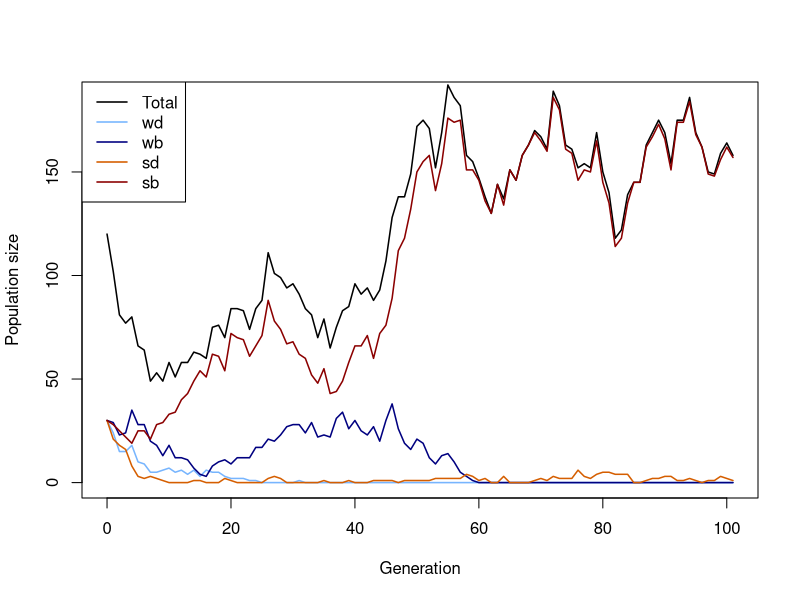

This figure's R source: (Note: this script raises an error after producing the figure.)
## ---- chunk 1
# Function for simulating one Generation in the Population
# adding the population sizes, decay rates, seleection coefficients and mutation rates
simulate_one_gen <- function(N_wd, N_wb, N_sd, N_sb, decay_rate_wm, decay_rate_sm, s_wm, s_sm, m_rate_wm, m_rate_sm) {
  
  # draw Offspring according to Poisson Distribution
  # altered so all four different mutations are considered 
  # for deleterious mutations the s is calculated minus (negative effect) and for the beneficial muation the s is added (positive effect)
  
  offsp_wd <- rpois(1, N_wd * (1-decay_rate_wm-s_wm))
  offsp_wb <- rpois(1, N_wb * (1-decay_rate_wm+s_wm))
  offsp_sd <- rpois(1, N_sd * (1-decay_rate_sm-s_sm))
  offsp_sb <- rpois(1, N_sb * (1-decay_rate_sm+s_sm))
  
  # draw changing Mutants according to Poisson Distribution
  # alterations considering the for different mutations 
  
  mut_wd_to_wb <- rpois(1, offsp_wd * m_rate_wm)
  mut_sd_to_sb <- rpois(1, offsp_sd * m_rate_sm)
  mut_wb_to_wd <- rpois(1, offsp_wb * m_rate_wm)
  mut_sb_to_sd <- rpois(1, offsp_sb * m_rate_sm)
  
  # determine new Population Sizes of all four Mutants (2 versions of weak Mutations   and 2   versions of strong Mutations)
  # to account for back mutations as well (beneficial to deleterious), mutations rates for these cases are added (mut_b_to_d)
  
  N_wd_new <- max(offsp_wd - mut_wd_to_wb+ mut_wb_to_wd,0)
  N_wb_new <- max(offsp_wb - mut_wb_to_wd+ mut_wd_to_wb,0)
  N_sd_new <- max(offsp_sd - mut_sd_to_sb+ mut_sb_to_sd,0)
  N_sb_new <- max(offsp_sb - mut_sb_to_sd+ mut_sd_to_sb,0)
  
  # with the return function, the new values for population sizes are stored
  
   # Rückgabe: neue Populationsgrößen UND Mutationszahlen
  return(list(
    N_wd_new = N_wd_new,
    N_wb_new = N_wb_new,
    N_sd_new = N_sd_new,
    N_sb_new = N_sb_new,
    mut_wb_to_wd = mut_wb_to_wd,
    mut_wd_to_wb = mut_wd_to_wb,
    mut_sb_to_sd = mut_sb_to_sd,
    mut_sd_to_sb = mut_sd_to_sb
  ))
}
  # with print we visualize the 4 numbers we get for the population sizes, we simulate the population by setting our parameters to certain values 


print(simulate_one_gen(N_wd=50, N_wb=50, N_sd=50, N_sb=50, decay_rate_wm=0, decay_rate_sm=0, s_wm=0, s_sm=0, m_rate_wm=0.005, m_rate_sm=0.005))
## ---- chunk 2
# Simulation runs until the 100th Generation

max_gen=1000

#With this function we simulate over generations, we put initial population sizes of the four mutations, with the parameter max_gen we determine that our simulation maximally runs until the 100th geneeration

simulate_pop <- function(init_wd, init_wb,  init_sd, init_sb, decay_rate_wm, decay_rate_sm, s_wm, s_sm, m_rate_wm, m_rate_sm, max_gen) {
  
  # Create the Vector in which to save the Results
  
  pop_vector <- c(init_wd,init_wb, init_sd, init_sb)
  
  # initiate the variables
  
  pop_new <- c(init_wd, init_wb, init_sd, init_sb)
  
   # Neue Zähler für Mutationswechsel
  count_wb_to_wd <- 0
  count_wd_to_wb <- 0
  count_sb_to_sd <- 0
  count_sd_to_sb <- 0
  total_mut_events <- 0
  
  # run the Simulation until Generation max_gen
  
  for (i in 1:(max_gen + 1)) {
    
    # redefine the current Population one Generation later
    
    results <- simulate_one_gen(pop_new[1],pop_new[2],pop_new[3],pop_new[4], decay_rate_wm, decay_rate_sm, s_wm, s_sm, m_rate_wm, m_rate_sm)
    
    # add the new Population Sizes to the Output Vector
    pop_new <- c(results$N_wd_new, results$N_wb_new, results$N_sd_new, results$N_sb_new)
    pop_vector <- rbind(pop_vector,pop_new)
    
     # Mutationstracking
    count_wb_to_wd <- count_wb_to_wd + results$mut_wb_to_wd
    count_wd_to_wb <- count_wd_to_wb + results$mut_wd_to_wb
    count_sb_to_sd <- count_sb_to_sd + results$mut_sb_to_sd
    count_sd_to_sb <- count_sd_to_sb + results$mut_sd_to_sb
    total_mut_events <- total_mut_events + results$mut_wb_to_wd + results$mut_wd_to_wb +
      results$mut_sb_to_sd + results$mut_sd_to_sb
      
    # Condition to stop the Simulation before max_gen: either the Population exceeds 10 Times the Original Population Size, or it goes extinct
    
    if ((sum(pop_new) >= 10 * sum(c(init_wd, init_wb, init_sd, init_sb))) || sum(pop_new) == 0)
      break

}
  
  # Define the Row and Column Names of the Output Vector
  rownames(pop_vector) <- (0:max_gen)[1:length(pop_vector[,1])] 
  
  # the colom-names in our vectors are according to our mutations (wd, wb, sd, sb)
  
  colnames(pop_vector) <- c("wd","wb", "sd", "sb")
  
    # Prozentuale Häufigkeiten berechnen
  if (total_mut_events > 0) {
    freq_wb_to_wd <- 100 * count_wb_to_wd / total_mut_events
    freq_wd_to_wb <- 100 * count_wd_to_wb / total_mut_events
    freq_sb_to_sd <- 100 * count_sb_to_sd / total_mut_events
    freq_sd_to_sb <- 100 * count_sd_to_sb / total_mut_events
  } else {
    freq_wb_to_wd <- freq_wd_to_wb <- freq_sb_to_sd <- freq_sd_to_sb <- 0
  }
  
  # Rückgabe wie bisher + neue Statistik
  return(list(
    population = pop_vector,
    switch_stats = data.frame(
      wb_to_wd = freq_wb_to_wd,
      wd_to_wb = freq_wd_to_wb,
      sb_to_sd = freq_sb_to_sd,
      sd_to_sb = freq_sd_to_sb
    )
  ))
}
  



# Test the Function and plot the Result

max_gen <- 100

# Simulation Data with certain values determined

output <- simulate_pop(init_wd=30, init_wb=30,  init_sd=30, init_sb=30, decay_rate_wm=0.1, decay_rate_sm=0.2, s_wm=0.1, s_sm=0.2, m_rate_wm=0.003, m_rate_sm=0.005,max_gen)

# show the last few Lines of the Data Table

print(tail(output))

# plot the Output 

# population-Matrix extrahieren
pop_matrix <- output$population

# Prozentuale Häufigkeiten der Mutationswechsel
switch_stats <- output$switch_stats
print(switch_stats)

# Plot der Populationsgrößen über die Generationen
x_range <- 0:(nrow(pop_matrix)-1)

# Gesamtpopulation
plot(x_range, pop_matrix[,1] + pop_matrix[,2] + pop_matrix[,3] + pop_matrix[,4],
     type='l', ylim=c(0,max(pop_matrix)), xlab="Generation", ylab="Population size",
     col="black", lwd=1.5)

# Einzelne Mutanten hinzufügen
lines(x_range, pop_matrix[,1], col="#77b5fe", lwd=1.5) # wd
lines(x_range, pop_matrix[,2], col="navyblue", lwd=1.5) # wb
lines(x_range, pop_matrix[,3], col="#D55E00", lwd=1.5) # sd
lines(x_range, pop_matrix[,4], col="darkred", lwd=1.5) # sb

# Legende
legend("topleft",
       legend=c("Total","wd","wb","sd","sb"),
       col=c("black","#77b5fe","navyblue","#D55E00","darkred"),
       lty=1, lwd=1.5)

# Beispiel: Ausgabe der Prozentzahlen für Mutationswechsel
cat("\nProzentuale Häufigkeiten der Wechsel:\n")
print(switch_stats)
# determine x axis Range 

x_range <- 0:(length(output$population[,1])-1)

# this plots the total Population Size-black line visible in the plot

plot(x_range,output[,1]+output[,2]+output[ ,3]+output[ ,4],type='l',ylim=c(0,max(output[,1]+output[,2]+output[ ,3]+output[ ,4])),xlab =  "Generation",ylab = "Population size")

# add Number of wd Individuals
lines(x_range,output[,1], col="#77b5fe")

# add Number of wb Individuals
lines(x_range,output[,2], col="navyblue")

# add Number of sd Individuals
lines(x_range,output[,3], col="#D55E00")

# add Number of sb Individuals
lines(x_range,output[,4], col="darkred")

# add Legend in the top-left corner
legend("topleft",
       legend=c("Weak deleterious","Weak beneficial","Strong deleterious","Strong beneficial"),
       col=c("#77b5fe","navyblue","#D55E00","darkred"), lty=1, lwd=1.5)





## ---- chunk 3
# code for plotting the result of different populations in one plot
init_wd <- 30
init_wb <- 30
init_sd <- 30
init_sb <- 30
m_rate_wm <- 0.002 # approximately 0.4
m_rate_sm <- 0.003 # approximately 0.6
decay_rate_wm <- 0.1
decay_rate_sm <- 0.2
s_wm <- 0.1
s_sm <- 0.2
max_gen <- 1000
replicates <- 30


# defining Data Frame to save one Row (Population Size for multiple Generations until max_gen) after one Loop
temp_output <- data.frame(array(NA, dim = c(0,max_gen)))
# defining Data Frame to save all Results from Loop
final_output <- data.frame(array(NA, dim = c(replicates,max_gen)))
# defining a Set of colors in order to color each Line differently
lines_colors <- rainbow(replicates)

# simulating a population multiple times
for (i in 1:replicates) {
  temp_output <- rowSums(simulate_pop(
    init_wd, init_wb, init_sd, init_sb,
    decay_rate_wm, decay_rate_sm,
    s_wm, s_sm,
    m_rate_wm, m_rate_sm,
    max_gen = max_gen)[, c("wd", "wb", "sd", "sb")])
  
  final_output[i, 1:length(temp_output)]<-temp_output
}

# defining end_gen which is as long as the last Generation where the pop size is an actual Number and not NA yet
end_gen<-tail(which(!is.na(final_output[1,])), 1)
# Plot one Line / one Population
plot(x=1:max_gen,y=final_output[1,1:max_gen],type='l',ylim=c(0,max(final_output, na.rm = TRUE)),xlab =  "Generation",ylab = "Population size", col = lines_colors[1])
# Loop for plotting each Row of Data Table / Population as a Line in the Plot
for (i in 2:replicates) {
  
  end_gen<-tail(which(!is.na(final_output[i,])), 1)
  lines(x=1:max_gen,y=final_output[i,1:max_gen], col=lines_colors[i])
  
  
}


## ---- chunk 4
# set some Parameters to fixed Values

init_wd <- 30
init_wb <- 30
init_sd <- 30
init_sb <- 30
m_rate_wm <- 0.001
m_rate_sm <- 0.005
decay_rate_wm <- 0.1
decay_rate_sm <- 0.2
s_wm <- 0.2
s_sm <- 0.3
max_gen <- 1000
# determine how often to run the Simulation for each set of Parameters
no_replicates <- 50


# set Parameters to vary
s_values_wm <- c(0.10,0.15,0.2)
s_values_sm <- c(0.25,0.30,0.35)
#m_values_wm <- c(0.001,0.01,0.05)
#m_values_sm <- c(0.05,0.1,0.15)


# initialize Data Table - where to collect the Results
data_table <- c()
data_table_wd<- c()
data_table_wb<- c()
data_table_sd<- c()
data_table_sb<- c()
# empty list to save rescue results
rescue_results <- data.frame(
  s_wm = numeric(),
  s_sm = numeric(),
  replicate = integer(),
  rescued = integer()
)
# define total runs and rescue count
total_runs<-0
rescue_count<-0
# run the Simulation across all chosen parameters
# loop over mutation rates
#for(mval_wm in m_values_wm){
 # for(mval_sm in m_values_sm){
    # loop over Selection strength
    for(sval_wm in s_values_wm){
      for(sval_sm in s_values_sm){
        # different Way of running many Simulations: make Replicates using "repeat" Function         with a counter i
        # reset Counter
        i<-1
        
        repeat {
          # increase Counter by one
          i<-i+1
          # defining total runs
          total_runs <- total_runs + 1
          # run the Simulation once
          one_run <- simulate_pop(init_wd, init_wb, init_sd, init_sb,
                                  decay_rate_wm, decay_rate_sm,
                                  sval_wm, sval_sm, m_rate_wm=0.001,m_rate_sm=0.005, max_gen)
          
          # determine total Population Sizes
          total_size <- one_run[,1]+one_run[,2]+one_run[,3]+one_run[,4]
          
          
          # determine final Population Size for each Mutant
          N_end_wd <- one_run[nrow(one_run), "wd"]
          N_end_wb <- one_run[nrow(one_run), "wb"]
          N_end_sd <- one_run[nrow(one_run), "sd"]
          N_end_sb <- one_run[nrow(one_run), "sb"]
          
          total_end <- N_end_wd + N_end_wb + N_end_sd + N_end_sb
          # introduce rescue count
          rescued_wd <- ifelse(one_run[nrow(one_run), "wd"] > 0, 1, 0)
          rescued_wb <- ifelse(one_run[nrow(one_run), "wb"] > 0, 1, 0)
          rescued_sd <- ifelse(one_run[nrow(one_run), "sd"] > 0, 1, 0)
          rescued_sb <- ifelse(one_run[nrow(one_run), "sb"] > 0, 1, 0)

         
          # save rescue outcome (rescue or extinction)
          rescue_results <- rbind(rescue_results,
            data.frame(
              s_wm = sval_wm,
              s_sm = sval_sm,
              replicate = i - 1,
              rescued_wd = rescued_wd,
              rescued_wb = rescued_wb,
              rescued_sd = rescued_sd,
              rescued_sb = rescued_sb
  )
)

          # determine Frequencies of each mutant in the final Population
          freq_wd <- ifelse(total_end > 0, N_end_wd / total_end, 0)
          freq_wb <- ifelse(total_end > 0, N_end_wb / total_end, 0)
          freq_sd <- ifelse(total_end > 0, N_end_sd / total_end, 0)
          freq_sb <- ifelse(total_end > 0, N_end_sb / total_end, 0)
          
          
          
          data_table_wd<- rbind(data_table_wd, c(sval_wm,freq_wd))
          data_table_wb<- rbind(data_table_wb, c(sval_wm, freq_wb))
          data_table_sd<- rbind(data_table_sd,c(sval_sm, freq_sd))
          data_table_sb<-rbind(data_table_sb, c (sval_sm,freq_sb))
          # enter the D into the Table
          data_table <- rbind(data_table,c(m_rate_wm = 0.001,m_rate_sm = 0.005,sval_wm,sval_sm,N_end_wd,        N_end_wb, N_end_sd, N_end_sb,freq_wd, freq_wb, freq_sd,freq_sb)) # note that we add the                varying parameters (mutation rate and selection strength for each version of weak            and strong mutation) to the table too
          # stop the repeated Computation after no_replicates times
          
          
          if(i>no_replicates) break
          
        }
      }
    }
  #}
#}
# Make sure your data is a proper data frame
data_table_wd <- as.data.frame(data_table_wd)

# If the column names are missing or wrong, set them
colnames(data_table_wd) <- c("V1", "V2")

# Add an index column for plotting along x-axis
data_table_wd$Index <- 1:nrow(data_table_wd)

# calculate rescue probability per parametercombination
library(dplyr)
library(ggplot2)
library(tidyr)



rescue_summary <- rescue_results %>%
  group_by(s_wm, s_sm) %>%
  summarise(
    rescue_prob_wd = mean(rescued_wd),
    rescue_prob_wb = mean(rescued_wb),
    rescue_prob_sd = mean(rescued_sd),
    rescue_prob_sb = mean(rescued_sb),
    .groups = "drop"
  )

print(rescue_summary)


# Daten vorbereiten
rescue_long <- rescue_summary %>%
  pivot_longer(
    cols = starts_with("rescue_prob_"),
    names_to = "mutant",
    values_to = "rescue_prob"
  ) %>%
  mutate(
    mutant = gsub("rescue_prob_", "", mutant),
    s_value = case_when(
      mutant %in% c("wd", "wb") ~ s_wm,
      mutant %in% c("sd", "sb") ~ s_sm
    )
  )

library(ggplot2)

ggplot(rescue_long, aes(x = factor(s_value), y = rescue_prob, fill = mutant)) +
  geom_boxplot(alpha = 0.7) +
  scale_y_continuous(limits = c(0, 1)) +
  scale_fill_manual(values = c(
    "wd" = "#77b5fe", 
    "wb" = "navyblue", 
    "sd" = "#D55E00", 
    "sb" = "darkred"
  )) +
  facet_wrap(~ mutant, scales = "free_x") +
  labs(
    title = "Rescue Probability per Mutant vs Relevant Selection Coefficient (Boxplot)",
    x = "Relevant selection coefficient (s)",
    y = "Rescue Probability",
    fill = "Mutant"
  ) +
  theme_minimal(base_size = 14)

ggplot(rescue_long, aes(x = s_value, y = rescue_prob, color = mutant)) +
  geom_jitter(width = 0.01, height = 0, size = 3, alpha = 0.7) +
  stat_summary(fun = mean, geom = "point", shape = 18, size = 4, color = "black") +
  scale_y_continuous(limits = c(0, 1)) +
  scale_color_manual(values = c(
    "wd" = "#77b5fe", 
    "wb" = "navyblue", 
    "sd" = "#D55E00", 
    "sb" = "darkred"
  )) +
  facet_wrap(~ mutant, scales = "free_x") +
  labs(
    title = "Rescue Probability per Mutant vs Relevant Selection Coefficient (Scatterplot)",
    x = "Relevant selection coefficient (s)",
    y = "Rescue Probability",
    color = "Mutant"
  ) +
  theme_minimal(base_size = 14)


0# optional: Mutantennamen schöner machen
rescue_long$mutant <- gsub("rescue_prob_", "", rescue_long$mutant)











# plotting wd with different s values
  # making sure that its a data frame
data_table_wd <- as.data.frame(data_table_wd)
colnames(data_table_wd) <- c("V1", "V2")


  # Scatterplot of wd with jitter and mean 
library(ggplot2)
ggplot(data_table_wd, aes(x = factor(V1), y = V2, color = factor(V1))) +
  geom_jitter(width = 0.2, height = 0, size = 2, alpha = 0.7) +
  stat_summary(fun = mean, geom = "point", shape = 18, size = 4, color = "black") +
  labs(
    x = "selection coefficients",
    y = "frequency",
    color = "selection coefficient",
    title = "Weak deleterious-Means of frequencies of the different selection coefficients"
  ) +
  theme_minimal()

# plotting wb with different s values
  # making sure that its a data frame
data_table_wb <- as.data.frame(data_table_wb)
colnames(data_table_sb) <- c("V1", "V2")

# Scatterplot of wb with jitter and mean
ggplot(data_table_wb, aes(x = factor(V1), y = V2, color = factor(V1))) +
  geom_jitter(width = 0.2, height = 0, size = 2, alpha = 0.7) +
  stat_summary(fun = mean, geom = "point", shape = 18, size = 4, color = "black") +
  labs(
    x = "selecton coefficients",
    y = "frequency",
    color = "selection coefficients",
    title = "Weak beneficial-Means of frequencies of the different selection coefficientsn"
  ) +
  theme_minimal()

# plotting sd with different s values
  # making sure that its a data frame
data_table_sd <- as.data.frame(data_table_sd)

colnames(data_table_sd) <- c("V1", "V2")

  # Scatterplot of sd with jitter and mean
ggplot(data_table_sd, aes(x = factor(V1), y = V2, color = factor(V1))) +
  geom_jitter(width = 0.2, height = 0, size = 2, alpha = 0.7) +
  stat_summary(fun = mean, geom = "point", shape = 18, size = 4, color = "black") +
  labs(
    x = "selection coefficients ",
    y = "frequency",
    color = "selection coefficients",
    title = "Strong deletrious-Means of frequencies of the different selection coefficients"
  ) +
  theme_minimal()

# plotting sb with different s values
  # making sure that its a data frame

data_table_sb <- as.data.frame(data_table_sb)
colnames(data_table_sb) <- c("V1", "V2")

  # Scatterplot of sb with jitter and mean 
ggplot(data_table_sb, aes(x = factor(V1), y = V2, color = factor(V1))) +
  geom_jitter(width = 0.2, height = 0, size = 2, alpha = 0.7) +
  stat_summary(fun = mean, geom = "point", shape = 18, size = 4, color = "black") +
  labs(
    x = "selection coefficients",
    y = "frequency",
    color = "selection coefficients",
    title = "Strong beneficial-Means of frequencies of the different selection coefficients"
  ) +
  theme_minimal()


# mean Frequencies of each mutant
mean_freq_wd <- mean(freq_wd)*100
mean_freq_wb <- mean(freq_wb)*100
mean_freq_sd <- mean(freq_sd)*100
mean_freq_sb <- mean(freq_sb)*100

print(paste("Mean frequency of wd =", mean_freq_wd) )
print(paste("Mean frequency of wb =", mean_freq_wb) )
print(paste("Mean frequency of sd =", mean_freq_sd) )
print(paste("Mean frequency of sb =", mean_freq_sb) )

# define Column Names of Data Table
colnames(data_table) <- c("m_rate_wm","m_rate_sm","s_wm","s_sm","N_end_wd", "N_end_wb", "N_end_sd", "N_end_sb","freq_wd", "freq_wb", "freq_sd","freq_sb")
# show the first and last Lines of the Output
print(head(data_table))
print(tail(data_table))
